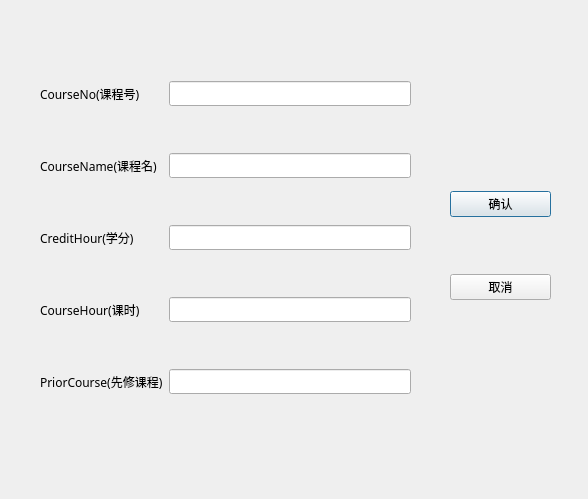
<?xml version="1.0" encoding="UTF-8"?>
<ui version="4.0">
 <class>Dialog</class>
 <widget class="QDialog" name="Dialog">
  <property name="geometry">
   <rect>
    <x>0</x>
    <y>0</y>
    <width>588</width>
    <height>499</height>
   </rect>
  </property>
  <property name="font">
   <font>
    <family>苹方 粗体</family>
   </font>
  </property>
  <property name="windowTitle">
   <string>课程信息</string>
  </property>
  <widget class="QWidget" name="gridLayoutWidget">
   <property name="geometry">
    <rect>
     <x>40</x>
     <y>40</y>
     <width>371</width>
     <height>399</height>
    </rect>
   </property>
   <layout class="QGridLayout" name="gridLayout">
    <item row="2" column="1">
     <widget class="QLineEdit" name="lineEdit_CreditHour"/>
    </item>
    <item row="1" column="0">
     <widget class="QLabel" name="label_2">
      <property name="text">
       <string>CourseName(课程名)</string>
      </property>
     </widget>
    </item>
    <item row="0" column="0">
     <widget class="QLabel" name="label">
      <property name="text">
       <string>CourseNo(课程号)</string>
      </property>
     </widget>
    </item>
    <item row="4" column="0">
     <widget class="QLabel" name="label_5">
      <property name="text">
       <string>PriorCourse(先修课程)</string>
      </property>
     </widget>
    </item>
    <item row="1" column="1">
     <widget class="QLineEdit" name="lineEdit_CourseName"/>
    </item>
    <item row="2" column="0">
     <widget class="QLabel" name="label_3">
      <property name="text">
       <string>CreditHour(学分)</string>
      </property>
     </widget>
    </item>
    <item row="0" column="1">
     <widget class="QLineEdit" name="lineEdit_CourseNo"/>
    </item>
    <item row="3" column="0">
     <widget class="QLabel" name="label_4">
      <property name="text">
       <string>CourseHour(课时)</string>
      </property>
     </widget>
    </item>
    <item row="3" column="1">
     <widget class="QLineEdit" name="lineEdit_CourseHour"/>
    </item>
    <item row="4" column="1">
     <widget class="QLineEdit" name="lineEdit_PriorCourse"/>
    </item>
   </layout>
  </widget>
  <widget class="QWidget" name="verticalLayoutWidget">
   <property name="geometry">
    <rect>
     <x>450</x>
     <y>140</y>
     <width>101</width>
     <height>211</height>
    </rect>
   </property>
   <layout class="QVBoxLayout" name="verticalLayout">
    <item>
     <widget class="QPushButton" name="btn_OK">
      <property name="text">
       <string>确认</string>
      </property>
     </widget>
    </item>
    <item>
     <widget class="QPushButton" name="btn_Cancle">
      <property name="text">
       <string>取消</string>
      </property>
     </widget>
    </item>
   </layout>
  </widget>
 </widget>
 <resources/>
 <connections/>
</ui>
